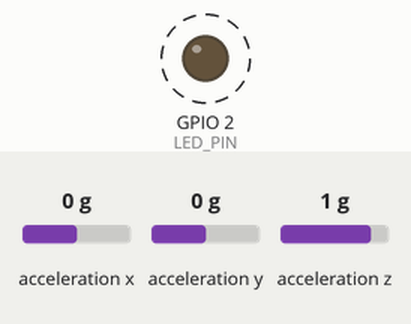
Recording of a sketch running on a simulated ESP32. On the bench: output pins drawn as LEDs (lit = HIGH). Wiring (inferred from the names in the program): MPU-6050 motion sensor at I2C address 0x68. Dashed ring = blinking. The inputs (shaded band) are chosen by the test bench; at power-on: acceleration x 0 g, acceleration y 0 g, acceleration z 1 g. No radio packets arrive unless stated; what the sketch prints to the serial monitor is not drawn.

Above: at 2.2 s.
Timing chart, 0 to 4.7 s (numbered marks = the images above):
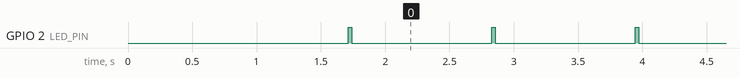

Measured:
- by itself, GPIO 2 (LED_PIN): alternates HIGH for 0.03 s and LOW for 1.1 s

The sketch:

sensor_node_diagnostic.ino
```cpp
// GROSEN: Sensor node all-in-one hardware tester for MPU6050 accelerometer and RA-02 LoRa.

#include <Wire.h>
#include <SPI.h>
#include <LoRa.h>

// Node ID, pinouts, and hardware register configuration definitions.
#define NODE_ID             1

#define MPU_SDA             21
#define MPU_SCL             22
#define MPU_ADDR_DEFAULT    0x68

#define LORA_SCK            18
#define LORA_MISO           19
#define LORA_MOSI           23
#define LORA_CS             5
#define LORA_RST            4
#define LORA_DIO0           26
#define LORA_FREQ           433E6

#define LED_PIN             2

#define REG_PWR_MGMT_1      0x6B
#define REG_ACCEL_CONFIG    0x1C
#define REG_ACCEL_XOUT_H    0x3B
#define REG_WHO_AM_I        0x75

// Detection flags, address tracker, and packet sequence counter.
bool mpu_detected = false;
bool lora_detected = false;
uint8_t mpu_addr = MPU_ADDR_DEFAULT;
uint32_t packet_counter = 0;

float base_ax = 0.0, base_ay = 0.0, base_az = 1.0;
bool is_calibrated = false;

// Probe I2C addresses 0x68 and 0x69 and initialize MPU6050 in +/-2g mode.
bool initMPU6050() {
    uint8_t possible_addrs[] = {0x68, 0x69};

    Wire.begin(MPU_SDA, MPU_SCL);
    Wire.setClock(100000);
    delay(50);

    for (uint8_t addr : possible_addrs) {
        Wire.beginTransmission(addr);
        if (Wire.endTransmission(true) == 0) {
            mpu_addr = addr;

            // Clear sleep bit to activate MPU6050.
            Wire.beginTransmission(mpu_addr);
            Wire.write(REG_PWR_MGMT_1);
            Wire.write(0x00);
            Wire.endTransmission(true);
            delay(30);

            // Configure accelerometer full-scale range to +/-2g.
            Wire.beginTransmission(mpu_addr);
            Wire.write(REG_ACCEL_CONFIG);
            Wire.write(0x00);
            Wire.endTransmission(true);
            delay(10);

            // Verify sensor identity via WHO_AM_I register.
            Wire.beginTransmission(mpu_addr);
            Wire.write(REG_WHO_AM_I);
            Wire.endTransmission(false);
            Wire.requestFrom((uint8_t)mpu_addr, (uint8_t)1);
            uint8_t who = Wire.available() ? Wire.read() : 0x00;

            Serial.printf("  [OK] MPU6050 detected at I2C address 0x%02X (WHO_AM_I: 0x%02X)\n", mpu_addr, who);
            return true;
        }
    }
    return false;
}

// Read 3-axis acceleration and temperature registers in a single atomic I2C burst.
bool readMPU6050(float &ax, float &ay, float &az, float &temp_c) {
    if (!mpu_detected) return false;

    Wire.beginTransmission(mpu_addr);
    Wire.write(REG_ACCEL_XOUT_H);
    if (Wire.endTransmission(false) != 0) {
        Wire.beginTransmission(mpu_addr);
        Wire.write(REG_ACCEL_XOUT_H);
        if (Wire.endTransmission(true) != 0) return false;
    }

    Wire.requestFrom((uint8_t)mpu_addr, (uint8_t)8);
    if (Wire.available() < 8) return false;

    int16_t raw_ax   = (Wire.read() << 8) | Wire.read();
    int16_t raw_ay   = (Wire.read() << 8) | Wire.read();
    int16_t raw_az   = (Wire.read() << 8) | Wire.read();
    int16_t raw_temp = (Wire.read() << 8) | Wire.read();

    ax = (float)raw_ax / 16384.0f;
    ay = (float)raw_ay / 16384.0f;
    az = (float)raw_az / 16384.0f;
    temp_c = ((float)raw_temp / 340.0f) + 36.53f;

    return true;
}

// Initialize serial monitor, probe MPU6050, and initialize SX1278 LoRa radio.
void setup() {
    Serial.begin(115200);
    delay(1500);

    pinMode(LED_PIN, OUTPUT);
    digitalWrite(LED_PIN, LOW);

    Serial.println("\n========================================================");
    Serial.printf("  GROSEN - NODE %d DIAGNOSTIC TEST\n", NODE_ID);
    Serial.println("========================================================");

    // Probe MPU6050 on I2C bus.
    Serial.println("\n[1/2] Probing MPU6050 on I2C (SDA=21, SCL=22)...");
    mpu_detected = initMPU6050();
    if (!mpu_detected) {
        Serial.println("  [FAIL] MPU6050 NOT DETECTED!");
        Serial.println("  --> Check Wiring:");
        Serial.println("      1. VCC  -> Connect to VIN (5V) pin (not 3V3).");
        Serial.println("      2. GND  -> GND");
        Serial.println("      3. SDA  -> GPIO 21");
        Serial.println("      4. SCL  -> GPIO 22");
        Serial.println("      5. AD0  -> GND");
        Serial.println("      6. Check if RED power LED on GY-521 is lit.");
    }

    // Initialize SPI bus and configure SX1278 LoRa radio.
    Serial.println("\n[2/2] Initializing RA-02 LoRa on SPI (SCK=18, MISO=19, MOSI=23, CS=5, RST=4, DIO0=26)...");
    SPI.begin(LORA_SCK, LORA_MISO, LORA_MOSI, LORA_CS);
    LoRa.setPins(LORA_CS, LORA_RST, LORA_DIO0);

    if (LoRa.begin((long)LORA_FREQ)) {
        lora_detected = true;
        LoRa.setSpreadingFactor(7);
        LoRa.setSignalBandwidth(125E3);
        LoRa.setCodingRate4(5);
        LoRa.setSyncWord(0x34);
        LoRa.setTxPower(17);
        Serial.println("  [OK] RA-02 LoRa radio initialized successfully @ 433 MHz!");
    } else {
        Serial.println("  [FAIL] LoRa radio failed to initialize!");
        Serial.println("  --> Check SPI wires: SCK(18), MISO(19), MOSI(23), CS(5), RST(4), DIO0(26), VCC(3.3V ONLY!)");
    }

    Serial.println("\n========================================================");
    Serial.println("  STARTING REAL-TIME SENSOR STREAM (Every 1 Second)...");
    Serial.println("  Gently tilt or tap the MPU6050 to see live values shift!");
    Serial.println("========================================================\n");
}

// Sample accelerometer, compute 3D tilt angles, and transmit packets via LoRa.
void loop() {
    float ax = 0.0, ay = 0.0, az = 1.0, temp_c = 0.0;

    // Retry MPU6050 initialization if reconnected on the fly.
    if (!mpu_detected) {
        mpu_detected = initMPU6050();
    }

    bool read_success = readMPU6050(ax, ay, az, temp_c);

    if (read_success) {
        // Calculate pitch, roll, and total 3D tilt angle in degrees.
        float pitch_deg = atan2(ax, sqrt(ay * ay + az * az)) * 180.0f / PI;
        float roll_deg  = atan2(ay, sqrt(ax * ax + az * az)) * 180.0f / PI;
        float total_tilt = atan2(sqrt(ax * ax + ay * ay), az) * 180.0f / PI;

        // Calculate peak dynamic vibration deviation from 1g baseline.
        float mag = sqrt(ax * ax + ay * ay + az * az);
        float vib_peak_g = abs(mag - 1.0f);

        // Serialize measurements into standard CSV packet string.
        char packet[128];
        snprintf(packet, sizeof(packet), "N%d,%lu,%.3f,%.3f,%.3f,%.4f,%.4f,%.1f",
                 NODE_ID, (unsigned long)packet_counter,
                 pitch_deg, roll_deg, total_tilt,
                 vib_peak_g * 0.6f, vib_peak_g, temp_c);

        // Transmit packet over LoRa radio and blink onboard LED.
        bool tx_ok = false;
        if (lora_detected) {
            LoRa.beginPacket();
            LoRa.print(packet);
            LoRa.endPacket();
            tx_ok = true;

            digitalWrite(LED_PIN, HIGH);
            delay(30);
            digitalWrite(LED_PIN, LOW);
        }

        // Print telemetry summary to serial monitor.
        Serial.printf("[NODE %d | TX #%lu]\n", NODE_ID, (unsigned long)packet_counter);
        Serial.printf("  ├─ Tilt Pitch : %+06.2f deg\n", pitch_deg);
        Serial.printf("  ├─ Tilt Roll  : %+06.2f deg\n", roll_deg);
        Serial.printf("  ├─ Total Tilt :  %05.2f deg\n", total_tilt);
        Serial.printf("  ├─ Vibration  :  %06.4f g  (Mag: %.3fg)\n", vib_peak_g, mag);
        Serial.printf("  ├─ Temperature:  %05.1f °C\n", temp_c);
        Serial.printf("  ├─ LoRa Packet:  %s\n", packet);
        Serial.printf("  └─ LoRa TX    :  %s\n", tx_ok ? "SENT [✓]" : "RADIO OFFLINE [X]");
        Serial.println("--------------------------------------------------------");

        packet_counter++;
    } else {
        Serial.printf("[NODE %d ERROR] MPU6050 not communicating on I2C! Re-trying...\n", NODE_ID);
    }

    delay(1000);
}
```
